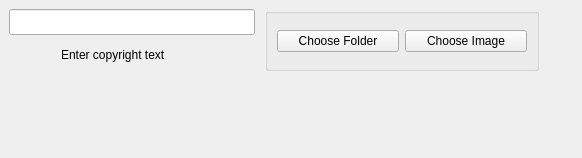
<?xml version="1.0" encoding="UTF-8"?>
<ui version="4.0">
 <class>Form</class>
 <widget class="QWidget" name="Form">
  <property name="geometry">
   <rect>
    <x>0</x>
    <y>0</y>
    <width>582</width>
    <height>158</height>
   </rect>
  </property>
  <property name="windowTitle">
   <string>CoPyrighter</string>
  </property>
  <widget class="QLineEdit" name="user_text">
   <property name="geometry">
    <rect>
     <x>9</x>
     <y>9</y>
     <width>246</width>
     <height>26</height>
    </rect>
   </property>
   <property name="text">
    <string/>
   </property>
  </widget>
  <widget class="QGroupBox" name="groupBox">
   <property name="geometry">
    <rect>
     <x>265</x>
     <y>8</y>
     <width>274</width>
     <height>63</height>
    </rect>
   </property>
   <property name="title">
    <string/>
   </property>
   <layout class="QHBoxLayout" name="horizontalLayout">
    <item>
     <widget class="QPushButton" name="button_folder">
      <property name="text">
       <string>Choose Folder</string>
      </property>
     </widget>
    </item>
    <item>
     <widget class="QPushButton" name="button_image">
      <property name="text">
       <string>Choose Image</string>
      </property>
     </widget>
    </item>
   </layout>
  </widget>
  <widget class="QLabel" name="label">
   <property name="geometry">
    <rect>
     <x>61</x>
     <y>46</y>
     <width>142</width>
     <height>17</height>
    </rect>
   </property>
   <property name="text">
    <string>Enter copyright text</string>
   </property>
  </widget>
 </widget>
 <resources/>
 <connections/>
</ui>
